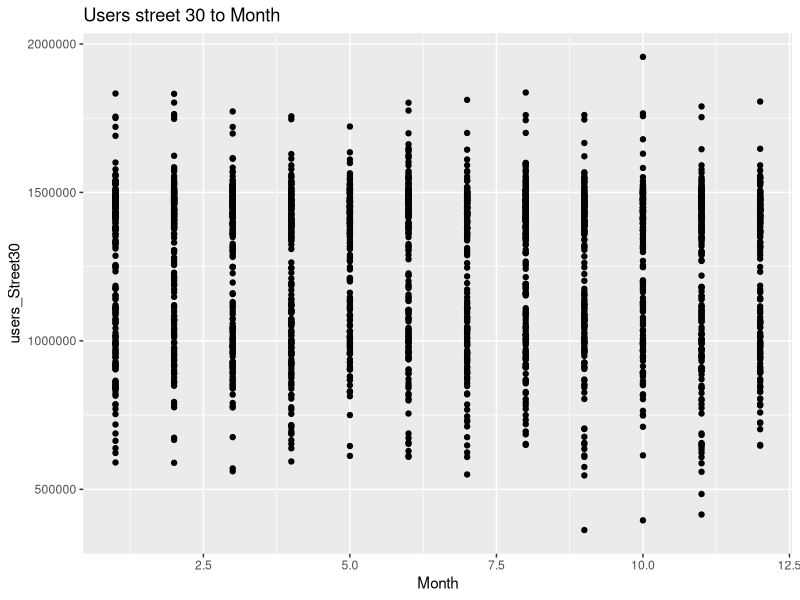
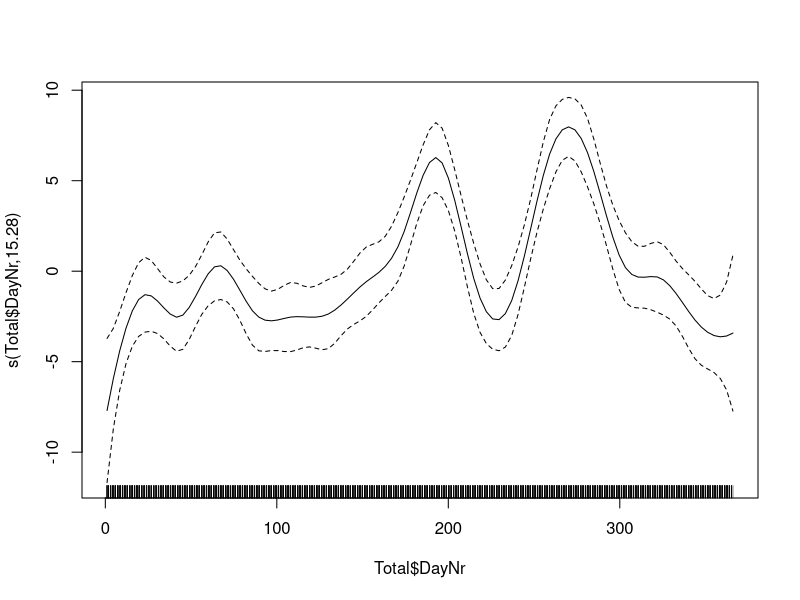
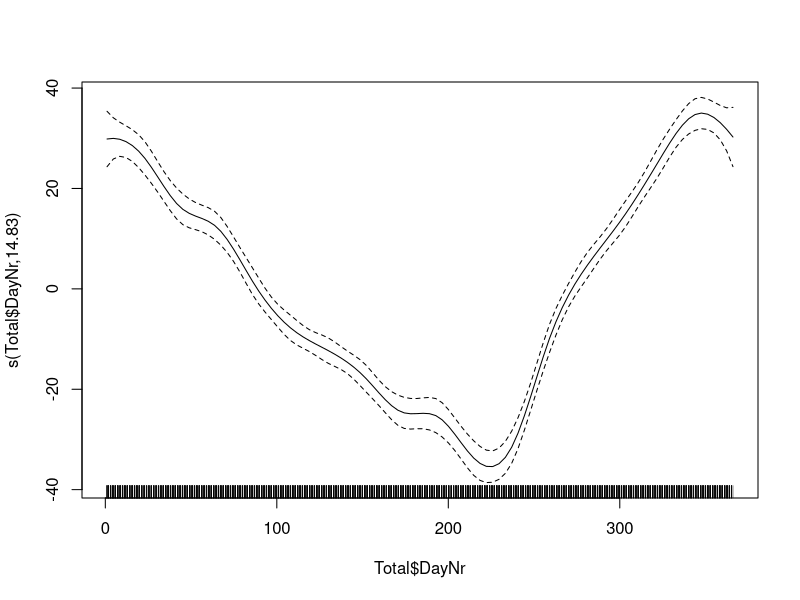
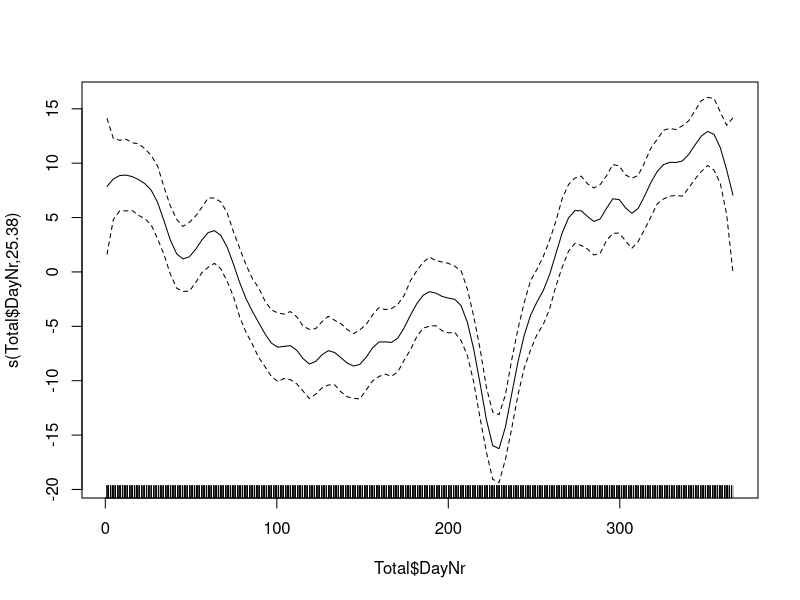
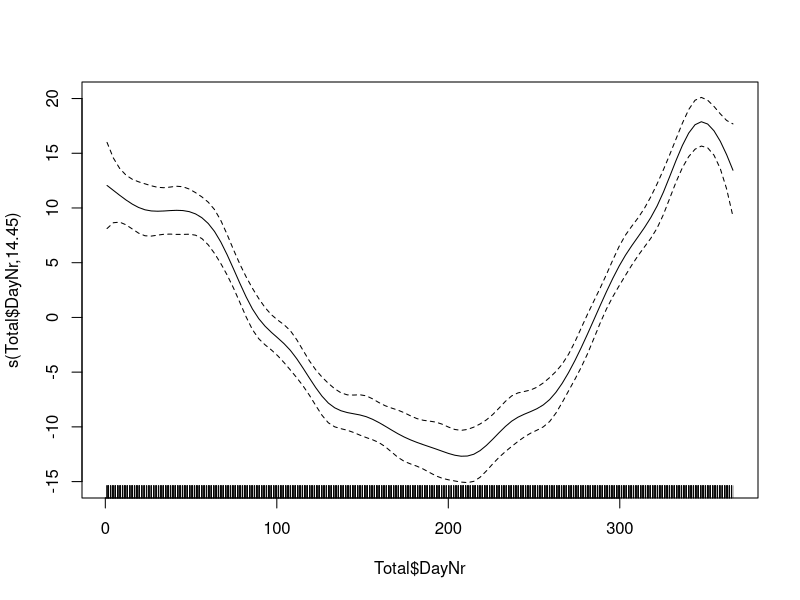
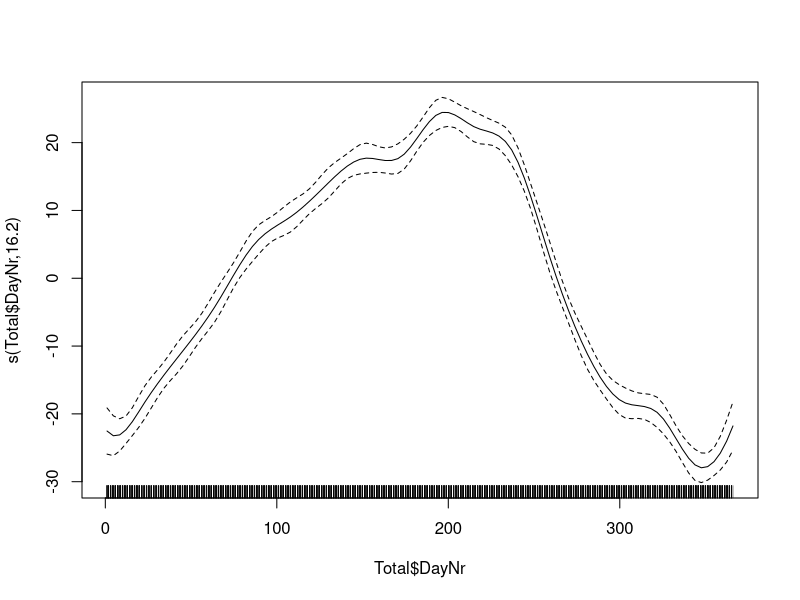

R code for these plots, in order:
rm(list=ls())


library(tidyverse)
library(writexl)
library("readxl")



Total <- read_excel("Cleaned_Total.xlsx")



#Make everything a number
 library(plyr)

Total$Daytype <- revalue(Total$Daytype,
                c("Weekday" = "0", "Weekend" = "1"))
Total$Daytype <- as.numeric(Total$Daytype)


Total$Season <- revalue(Total$Season,
               c("Winter" = "1", "Spring" = "2", "Summer"="3","Fall" = "4"))
Total$Season <- as.numeric(Total$Season)


Total$day <- NULL
Total$Date <- NULL

library(dplyr)

#Correlations table
cor <- cor(Total, use = "pairwise.complete.obs")


#plot month to users m30
ggplot(data = Total) + 
  geom_point(mapping = aes(x=Month, y=users_Street30))+
  ggtitle("Users street 30 to Month")


# Make a model
library(mgcv)

# NO2 with NO per day 65,3 %
mod1 = gam(NO2~NO+s(Total$DayNr,k=20,bs="ps"), data=Total)
summary(mod1)
plot(mod1)

# NO2 with T_max per day 36,2%
mod2 = gam(NO2~T_max+s(Total$DayNr,k=20,bs="ps"), data=Total)
summary(mod2)
plot(mod2)

# NO2 with wind speed
mod3 = gam(NO2~Avg_vel+s(Total$DayNr, k=40, bs="ps"), data=Total)
summary(mod3)
plot(mod3)

# PM10 with T_max 30,8%,, this works for all the polutants between 30 and 40%
mod4 = gam(PM10~T_max+s(Total$DayNr,k=20,bs="ps"), data=Total)
summary(mod4)
plot(mod4)

# PM10 with T_max 66,9% but not significant? This is the same for alle the polutants in combination
# with all the traffic data..
mod5 = gam(O3~users_Street30+s(Total$DayNr,k=20,bs="ps"), data=Total)
summary(mod5)
plot(mod5)






























